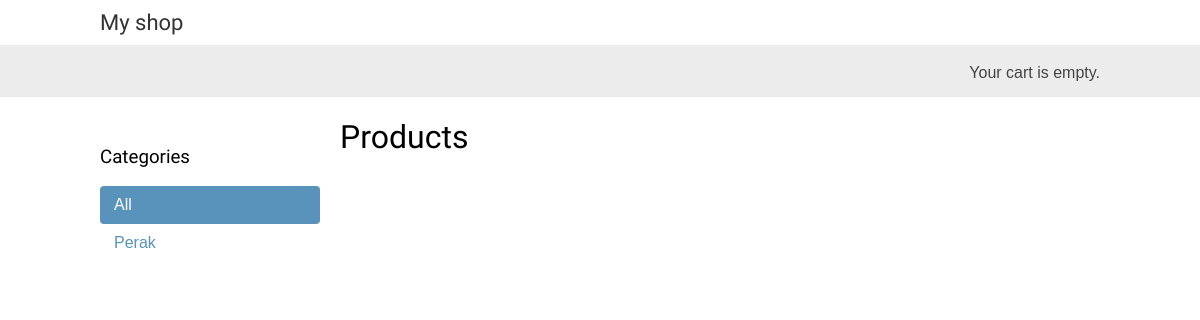
Page /shop/ on the earlier database version.
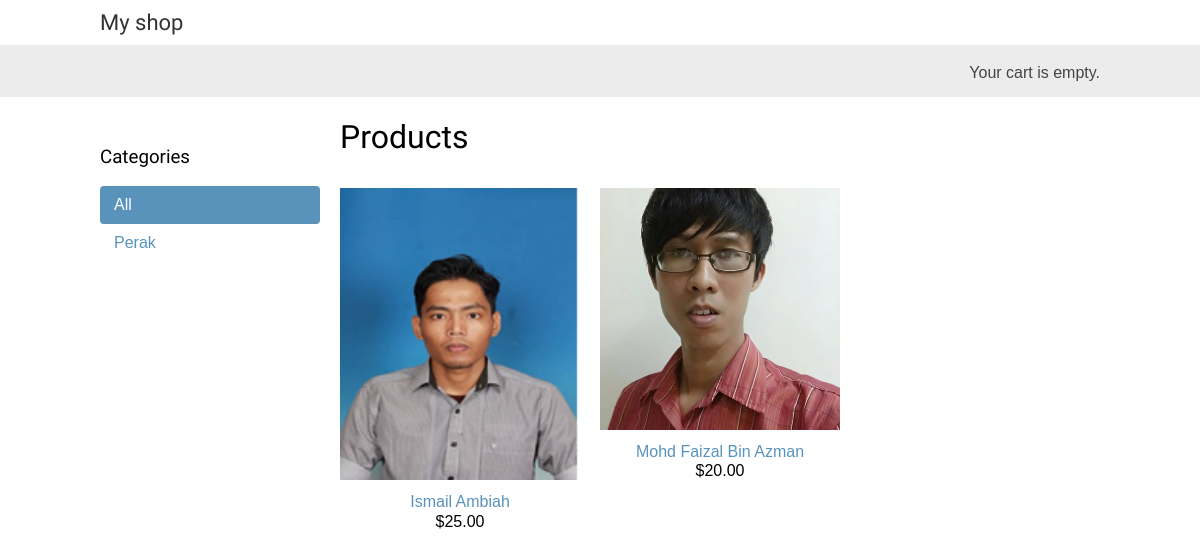
Same page on the later database version.
### shop/models.py (models this page shows, shortened)
class Category(models.Model):
    name = models.CharField(max_length=200,
                            db_index=True)
    slug = models.SlugField(max_length=200,
                            unique=True)
    class Meta:
        ordering = ('name',)
        verbose_name = 'category'
        verbose_name_plural = 'categories'
    def get_absolute_url(self):
            return reverse('shop:product_list_by_category',
                           args=[self.slug])

class Product(models.Model):
    category = models.ForeignKey(Category,
                                 related_name='products',
                                 on_delete=models.CASCADE)
    name = models.CharField(max_length=200, db_index=True)
    slug = models.SlugField(max_length=200, db_index=True)
    image = models.ImageField(upload_to='products/%Y/%m/%d',
                              blank=True)
    description = models.TextField(blank=True)
    price = models.DecimalField(max_digits=10, decimal_places=2)
    available = models.BooleanField(default=True)
    created = models.DateTimeField(auto_now_add=True)
    updated = models.DateTimeField(auto_now=True)
    class Meta:
        ordering = ('name',)
        index_together = (('id', 'slug'),)
    def get_absolute_url(self):
            return reverse('shop:product_detail',
                           args=[self.id, self.slug])

### shop/views.py (the view)
# urls.py: path('', views.product_list, name='product_list'),
def product_list(request, category_slug=None):
    category = None
    categories = Category.objects.all()
    products = Product.objects.filter(available=True)
    if category_slug:
        category = get_object_or_404(Category, slug=category_slug)
        products = products.filter(category=category)
    return render(request,
                  'shop/product/list.html',
                  {'category': category,
                   'categories': categories,
                   'products': products})

### shop/templates/shop/product/list.html (shortened to what this page needs)
{% extends "shop/base.html" %}
{% load static %}
{% block content %}
  <div id="sidebar">
    <h3>Categories</h3>
    <ul>
      <li {% if not category %}class="selected"{% endif %}>
        <a href="{% url "shop:product_list" %}">All</a>
      </li>
      {% for c in categories %}
        <li {% if category.slug == c.slug %}class="selected"{% endif %}>
          <a href="{{ c.get_absolute_url }}">{{ c.name }}</a>
        </li>
      {% endfor %}
    </ul>
  </div>
  <div id="main" class="product-list">
    <h1>{% if category %}{{ category.name }}{% else %}Products{% endif %}</h1>
    {% for product in products %}
      <div class="item">
        <a href="{{ product.get_absolute_url }}">
          <img src="{% if product.image %}{{ product.image.url }}{% else %}{% static "img/no_image.png" %}{% endif %}">
        </a>
        <a href="{{ product.get_absolute_url }}">{{ product.name }}</a><br>
        ${{ product.price }}
      </div>
    {% endfor %}
  </div>
{% endblock %}

### shop/templates/shop/base.html (shortened to what this page needs)
{% load static %}
<!DOCTYPE html>
<html>
<head>
  <link href="{% static "css/base2.css" %}" rel="stylesheet">
</head>
<body>
  <div id="header">
    <a href="/" class="logo">My shop</a>
  </div>
  <div id="subheader">
    <div class="cart">
      {% with total_items=cart|length %}
          {% if cart|length > 0 %}
            Your cart:
            <a href="{% url "cart:cart_detail" %}">
              {{ total_items }} item{{ total_items|pluralize }},
              ${{ cart.get_total_price }}
            </a>
          {% else %}
            Your cart is empty.
          {% endif %}
        {% endwith %}
    </div>
  </div>
  <div id="content">
    {% block content %}
    {% endblock %}
  </div>
</body>
</html>

### shop/static/css/base2.css (style rules this page uses)
body { margin:0; padding:0; font-family:helvetica, sans-serif; }
h1, h2, h3, h4, h5 , h6 { font-family: 'Ubuntu', sans-serif; font-weight:normal; }
a { text-decoration:none; color:#5993bb; }
#header { padding:10px 100px; font-size:18px; overflow:auto; }
#subheader { background:#ececec; color:#444; padding:15px 100px; overflow:auto; }
#header .logo { font-family: 'Ubuntu', sans-serif; float:left; color:#333; font-size:22px; margin-right:10%; }
#subheader .cart { float:right; padding-top:4px; }
#content { padding:0 100px; overflow:hidden; }
#sidebar { width:220px; padding:30px 20px 0 0; float:left; }
#sidebar ul { margin:0; padding:0; }
#sidebar ul li { margin:0; list-style:none; padding:10px 14px; }
#sidebar ul li a { display:block; }
#sidebar ul li.selected { background:#5993bb; border-radius:4px; }
#sidebar ul li.selected a { color:#fff; }
#main { float:left; width: 96%; margin-right:-220px; overflow:hidden; }
.product-list .item { width:25%; padding:10px 20px 10px 0; float:left; text-align:center; line-height:1.2; }
.product-list .item img { width:100%; margin-bottom:8px; }

Differences in the rows shown:
added Product: image (picture), name "Ismail Ambiah", price "25.00"
added Product: image (picture), name "Mohd Faizal Bin Azman", price "20.00"
